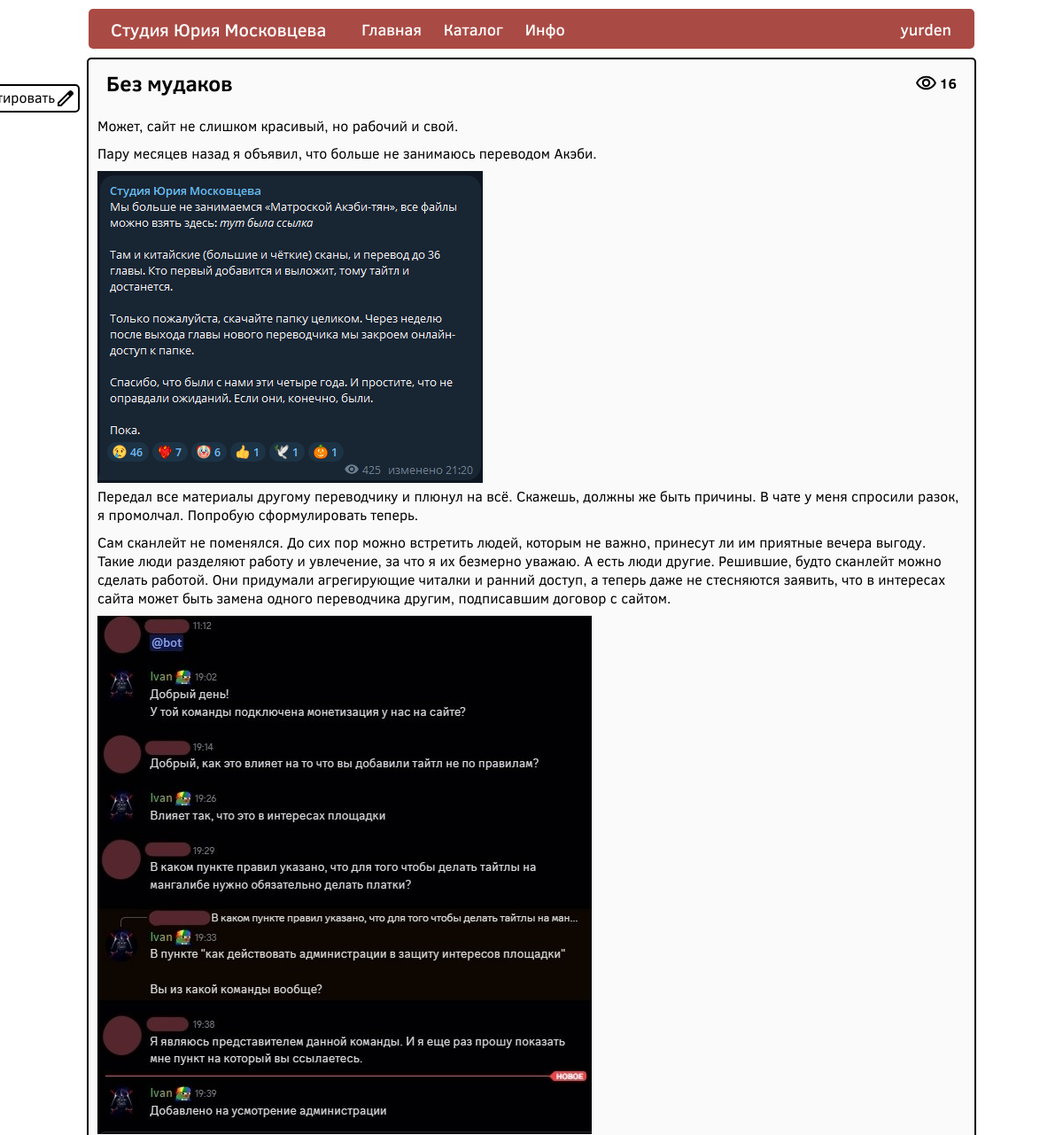
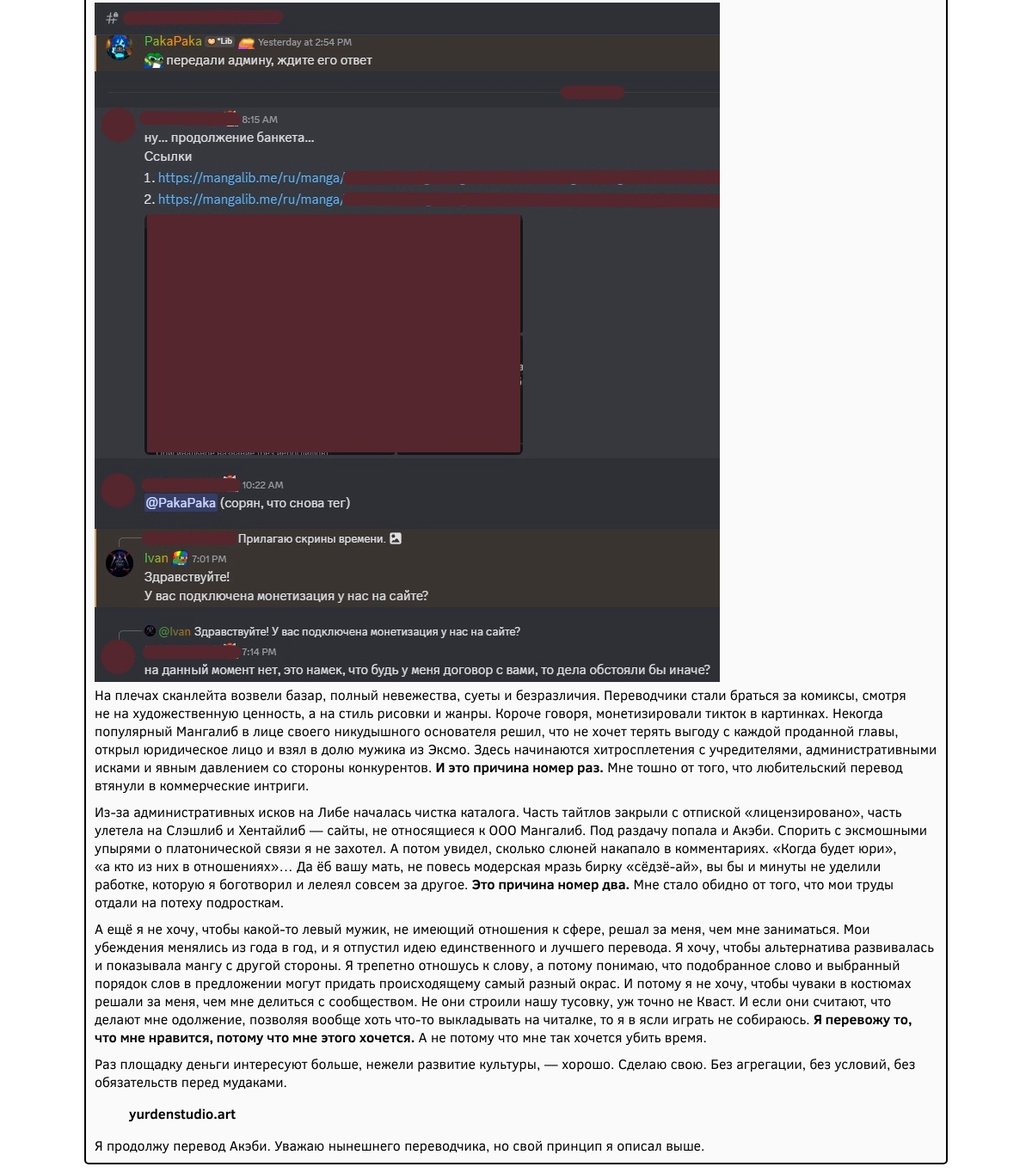
The page /post/bez-mudakov/ (signed in) on the database its author committed (2 pictures, top to bottom).
### post_section/models.py (models this page shows, shortened)
class Post(models.Model):
    post_name = models.CharField(max_length=150,
                                 verbose_name='Название')
    post_slug = models.SlugField(max_length=200,
                                 unique=True,
                                 verbose_name='SLUG-адрес')
    content = RichTextUploadingField(verbose_name='Содержание')
    add_date = models.DateTimeField(auto_now_add=True,
                                    verbose_name='Дата и время создания')
    view_count = models.PositiveIntegerField(default=0,
                                             editable=False,
                                             verbose_name='Счётчик просмотров')
    visibility = models.BooleanField(default=True,
                                     verbose_name='Отображение на главной')

### post_section/views.py (the view)
# urls.py: path('<slug:post_slug>/', views.post_page, name='post-page'),
def post_page(request, post_slug):
    post = get_object_or_404(Post, post_slug=post_slug)
    context = {
        'post': post,
    }
    viewed_key = f'viewed_post_{post.id}'
    if not request.COOKIES.get(viewed_key):
        post.view_count += 1
        post.save()
        response = render(request, 'post_page.html', {'post': post})
        response.set_cookie(viewed_key, 'true', max_age=300)
        return response
    return render(request, 'post_page.html', context)

### templates/post_page.html (shortened to what this page needs)
{% extends 'top_panel.html' %}
{% load static %}
{% block content %}
    <link rel="stylesheet" href="{% static 'post_section/css/post_page.css' %}">
    <div class="main_container">
        <div class="post_container">
            {% if post.post_slug != 'info' %}
                <div class="post_header">
                    <div class="post_title">
                        <h1>{{ post.post_name }}</h1>
                    </div>
                    <div class="post_views">
                        <img src="{% static 'post_section/icons/view_eye.svg' %}">
                        <p>{{ post.view_count }}</p>
                    </div>
                </div>
            {% endif %}
            <div class="post_content">
                <p>{{ post.content|safe }}</p>
            </div>
        </div>
    </div>
    {% if user.username == 'yurden' %}
        <div class="side_bar">
            <div class="menu_item">
                <a href="/admin/post_section/post/{{ post.id }}/change/"><p>Редактировать</p><img src="{% static 'post_section/icons/edit.svg' %}"></a>
            </div>
        </div>
    {% endif %}
{% endblock %}

### templates/top_panel.html (shortened to what this page needs)
{% load static %}
<!DOCTYPE html>
<html lang="ru">
<head>
</head>
<body>
        {% block top_panel %}
            <link rel="stylesheet" href="{% static 'main_section/css/top_panel.css' %}">
            <div class="top_panel_container">
                <div class="site_name_container">
                    <p>Студия Юрия Московцева</p>
                </div>
                <div class="buttons_container">
                    <div class="main_page_link">
                        <a href="{% url 'home-page' %}">Главная</a>
                    </div>
                    <div class="catalog_link">
                        <a href="#">Каталог</a>
                    </div>
                    <div class="info_link">
                        <a href="{% url 'info' %}">Инфо</a>
                    </div>
                </div>
                <div class="profile_container">
                    {% if user.is_authenticated %}
                        <button class="profile_menu_btn" onclick="toggleMenu()"><p>{{ user.username }}</p></button>
                    {% endif %}
                </div>
            </div>
        {% endblock %}
        {% block content %}
        {% endblock %}
</body>
</html>

### main_section/static/main_section/css/top_panel.css (style rules this page uses)
body, html { width: 100%; margin: 0; padding: 0; font-family: 'ClearSans'; }
.top_panel_container { display: flex; color: #FFFFFF; height: 45px; width: 1000px; margin: 10px auto 0 auto; align-items: center; background: #AA4A44 !important; border-radius: 5px; }
.site_name_container { font-family: 'ClearSans', sans-serif; display: flex; height: 30px; padding-right: 15px; align-items: center; margin-left: 25px; }
.site_name_container p { font-size: 20px; font-weight: 500; }
.buttons_container { display: flex; flex-direction: row; gap: 15px; align-items: center; margin-left: 20px; margin-right: auto; }
.buttons_container a { font-size: 18px; font-weight: 500; }
.main_page_link { display: flex; border-radius: 5px; transition: all 0.2s ease; }
.main_page_link a { margin: auto 0; padding: 2px 5px; text-decoration: none; color: #FFFFFF; font-weight: 500; }
.catalog_link { display: flex; border-radius: 5px; }
.catalog_link a { text-decoration: none; font-weight: 500; color: #FFFFFF; padding: 2px 5px; }
.info_link { display: flex; border-radius: 5px; }
.info_link a { text-decoration: none; font-weight: 500; color: #FFFFFF; padding: 2px 5px; }
.profile_container { display: flex; justify-content: center; margin-right: 20px; border-radius: 5px; gap: 5px }
.profile_container p { color: white; font: 500 18px 'ClearSans', sans-serif; margin: 0; }
.menu_item { display: flex; width: inherit; padding: 2px 5px; }
.menu_item a { display: flex; text-decoration: none; color: black; }
.menu_item a img { width: 24px }
.menu_item a p { margin: 0; padding: 0; }
.profile_container button { border: none; border-radius: 5px; background: none; }

### post_section/static/post_section/css/post_page.css (style rules this page uses)
body, html { width: 100%; margin: 0; padding: 0; font-family: 'ClearSans'; }
.main_container { display: flex; flex-direction: column; background: #FAFAFA; width: 1000px; height: fit-content; margin: 10px auto; border: 2px solid #000000; border-radius: 5px; }
.post_header { display: flex; flex-direction: row; }
.post_title { margin: 10px 10px 10px 20px; }
.post_title h1 { font-size: 24px; margin: 0; padding: 0; width: fit-content; }
.post_views { display: flex; flex-direction: row; align-items: center; gap: 3px; margin: 0 20px 0 auto; }
.post_views img { height: 25px; }
.post_views p { font-weight: bolder; margin-bottom: 16.5px; }
.post_content { margin: 10px; }
.post_content p { margin: 0; padding: 0; }
.post_content p:not(:last-child) { margin-bottom: 10px; }
.side_bar { display: flex; flex-direction: column; position: fixed; top: calc(95px); right: calc(50% + 500px + 10px); align-items: center; width: fit-content; height: fit-content; border: 2px solid black; border-radius: 5px; }
.menu_item { padding: 2px 2px 2px 5px; }
.menu_item img { width: 24px }

### rows shown on the page
Post: post_name "Без мудаков", view_count "16", content "Может, сайт не слишком красивый, но рабочий и свой. Пару месяцев назад я объявил, что больше не занимаюсь переводом Акэби. Передал все материалы другому переводчику и плюнул на всё. Скажешь, должны же быть причины. В чате у меня спросили разок, я промолчал. Попробую сформулировать теперь. Сам сканлейт не поменялся. До сих пор можно встретить людей, которым не важно, принесут ли им приятные вечера выгоду. Такие люди разделяют работу и увлечение, за что я их безмерно уважаю. А есть люди другие. Решившие, будто сканлейт можно сделать работой. Они придумали агрегирующие читалки и ранний доступ, а теперь даже не стесняются заявить, что в интересах сайта может быть замена одного переводчика…", content (picture)

### other values the page prints
{{ user.username }} "yurden"
